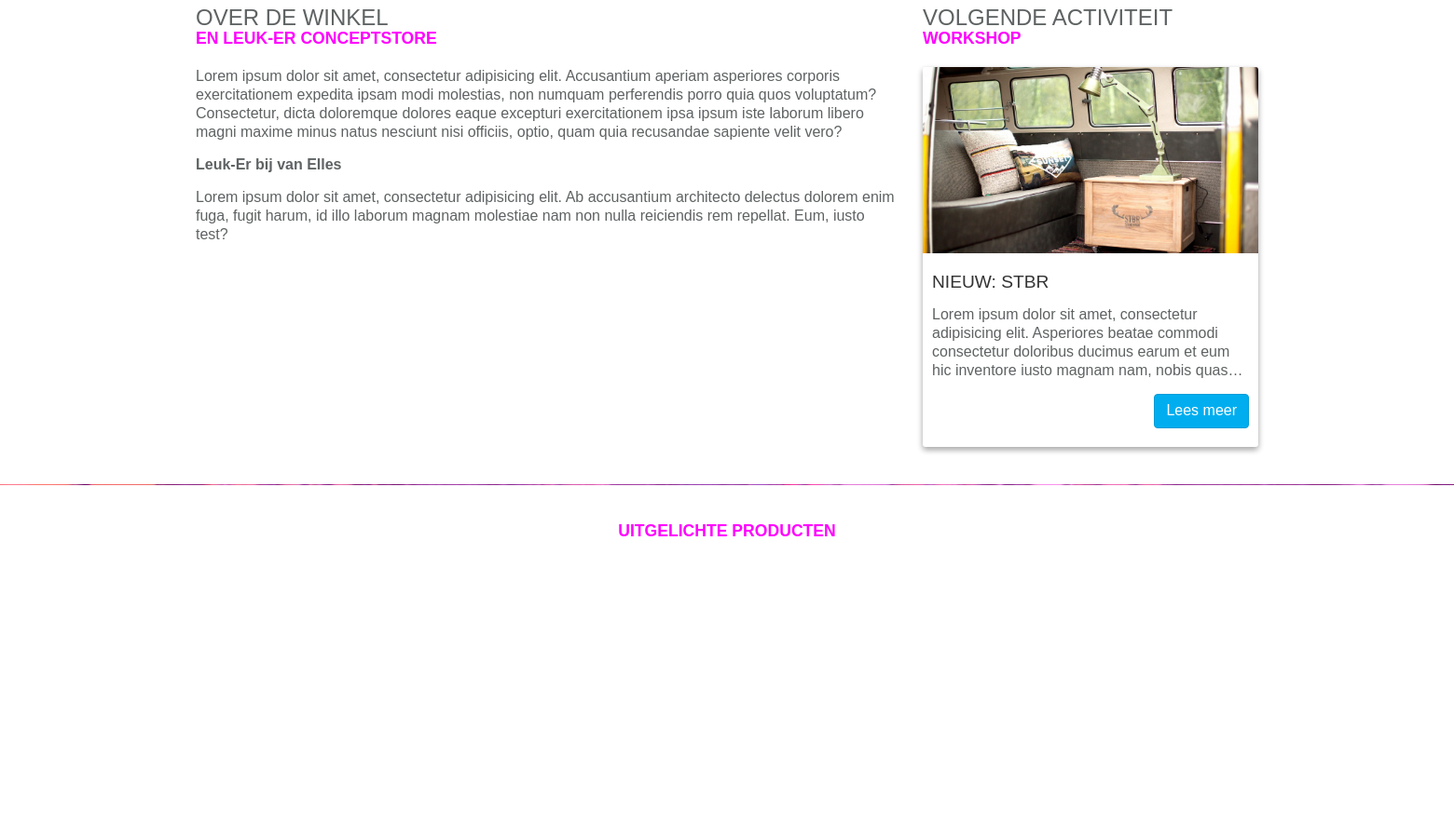
Page /home (middle part) on the earlier database version.
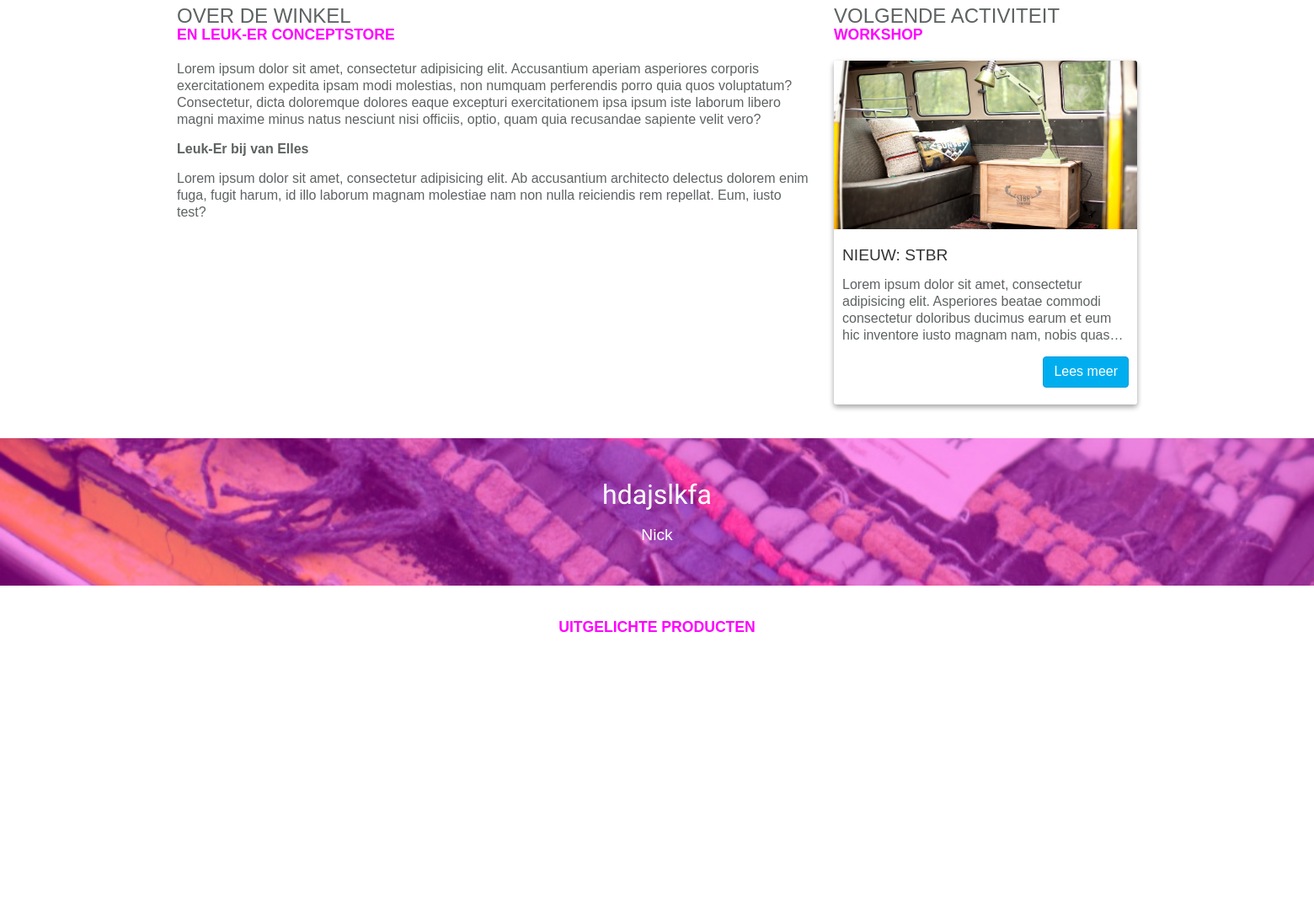
Same page on the later database version.
### tables this page shows
CREATE TABLE `review` (
  `review_id` int(11) NOT NULL,
  `quote` varchar(200) NOT NULL,
  `rating` int(1) NOT NULL,
  `user_id` int(11) NOT NULL,
  `datum` datetime NOT NULL DEFAULT CURRENT_TIMESTAMP,
  `active` int(1) NOT NULL DEFAULT '0' COMMENT '0 = Niet geaccepteerd, 1 = geaccepteerd'
);

CREATE TABLE `user` (
  `user_id` int(11) NOT NULL,
  `email` varchar(45) NOT NULL,
  `first_name` varchar(45) DEFAULT NULL,
  `insertion` varchar(45) DEFAULT NULL,
  `last_name` varchar(45) DEFAULT NULL,
  `birthday` datetime DEFAULT NULL,
  `phonenumber` int(12) DEFAULT NULL,
  `city` varchar(45) DEFAULT NULL,
  `address` varchar(45) DEFAULT NULL,
  `zipcode` varchar(45) DEFAULT NULL,
  `role` int(11) NOT NULL DEFAULT '2'
);

### index.php (called while the page is built, shortened)
<?php
include_once('admin/classes/connection.class.php');
include_once('admin/classes/page.class.php');
$page = new Page();
if(isset($_GET['page'])) {
    $pageContent = $page->getPageByUrl(htmlentities($_GET['page']));
}
include_once('includes/header.php');
include_once('module/'.$pageContent['path']);
include_once('includes/footer.php');

### admin/classes/page.class.php (called while the page is built, shortened)
<?php
class Page {
    private $_db;
    public function __construct()
    {
        $this->_db = new Connection();
        $this->_db = $this->_db->databaseConnection();
    }
    public function getPageByUrl($url) {
        try {
            $query = $this->_db->prepare('
                    SELECT pagetitle, title, subtitle, inhoud, description, kernwoorden, path
                    FROM page p
                    JOIN Module m ON p.Module_id = m.id
                    WHERE active = 1 AND url = :url;
                ');
            $query->bindValue(":url", $url);
            if($query->execute()) {
                if($query->rowCount() > 0) {
                    return $content = $query->fetchAll()[0];
                } else {
                    return false;
                }
            } else {
                return false;
            }
        } catch (PDOexception $e) {
            return false;
        }
    }
}

### admin/classes/connection.class.php (called while the page is built, shortened)
<?php
class Connection {
    public function databaseConnection() {
        try {
            $this->_db = new PDO('mysql:host=localhost;dbname=vanelles', 'root', '');
            return $this->_db;
        } catch (PDOException $e) {
            echo "<h3>Let op</h3>Er is helaas een probleem met het verbinden van de server, probeer het later nog eens.";
            exit;
        }
    }
}

### module/homepage.php (the view, shortened to what this page needs)
<?php require_once 'includes/header.php'; ?>
<div id="content">
    <div class="container">
        <div class="row">
            <section class="col-md-8 col-sm-7 col-xs-12 marbot">
                <div class="ptitle">
                    <h1><?php echo $pageContent['title']; ?></h1>
                    <h2><?php echo $pageContent['subtitle']; ?></h2>
                </div>
                <?php echo $pageContent['inhoud']; ?>
            </section>
            <aside class="col-md-4 col-sm-5 col-xs-12 marbot">
                <div class="ptitle">
                    <h1>Volgende activiteit</h1>
                    <h2>Workshop</h2>
                </div>
                <div class="card">
                    <a href="#" style="background-image: url('images/stbr.jpg');" class="card-img"></a>
                    <div class="card-body">
                        <a href="#"><h4 class="card-title">Nieuw: STBR</h4></a>
                        <p class="card-text">Lorem ipsum dolor sit amet, consectetur adipisicing elit. Asperiores beatae commodi consectetur doloribus ducimus earum et eum hic inventore iusto magnam nam, nobis quas quasi recusandae repellendus saepe, soluta tempora.</p>
                        <div class="a-right"><a href="#" class="btn btn-primary">Lees meer</a></div>
                    </div>
                </div>
            </aside>
        </div>
    </div>
    <?php require_once 'includes/quote.php'; ?>
    <div class="container">
        <div class="row">
            <div class="col-xs-12" id="main-product">
                <div class="a-center">
                    <div class="ptitle">
                        <h2>Uitgelichte producten</h2>
                    </div>
                </div>
                <div id="product-slide">
                </div>
            </div>
        </div>
    </div>
</div>
<?php require_once 'includes/footer.php'; ?>

### includes/quote.php (shortened to what this page needs)
<?php
    require_once 'admin/classes/connection.class.php';
    $db = new Connection();
    $db = $db->databaseConnection();
?>
<div id="main-quote" style="background-image: url('images/stbr2.jpg');">
    <div class="overlay"></div>
    <div class="container">
        <div class="row">
            <div class="col-md-8 col-sm-10 col-xs-12 col-md-offset-2 col-sm-offset-1">
                <div id="quote-slider">
                    <div>
                        <?php
                        $nix = "SELECT COUNT(*) from review";
                        $statement = $db->query($nix);
                        $result = $statement->fetch();
                        if($result == 0){
                            print("<div class='quote' style='height: 150px;'></div>");
                        } else {
                            $sql3 = "SELECT * FROM review JOIN user ON review.user_id=user.user_id ORDER BY RAND() LIMIT 1";
                            $stmtout = $db->prepare($sql3);
                            $stmtout->execute();
                            while ($row = $stmtout->fetch()) {
                                $naamprint = $row["first_name"];
                                $quoteprint = $row["quote"];
                                print("<div class='quote'>" . $quoteprint . "<br>");
                                print("</div>");
                                print("<div class='naam'>" . $naamprint . "</div>");
                            }
                        }
                        ?>
                    </div>
                </div>
            </div>
        </div>
    </div>
</div>

Differences in the rows shown:
added review: quote "hdajslkfa", user.first_name "Nick"
